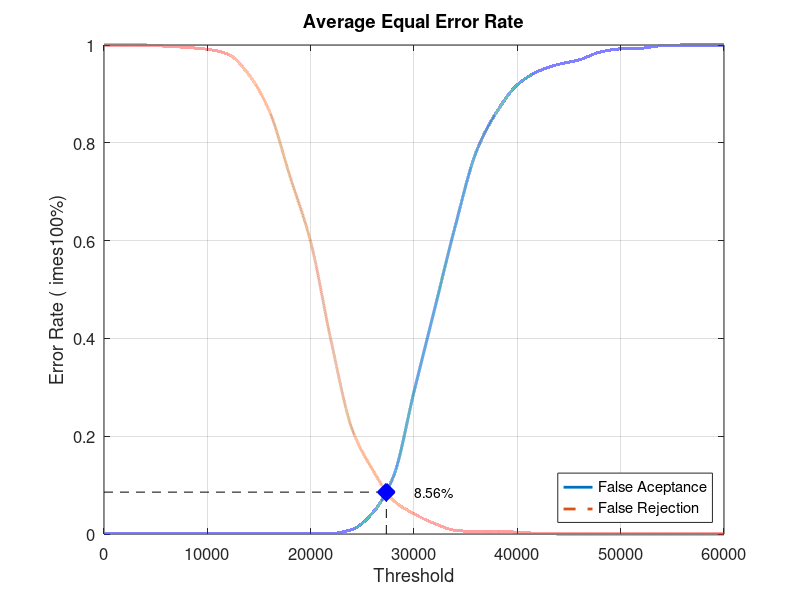
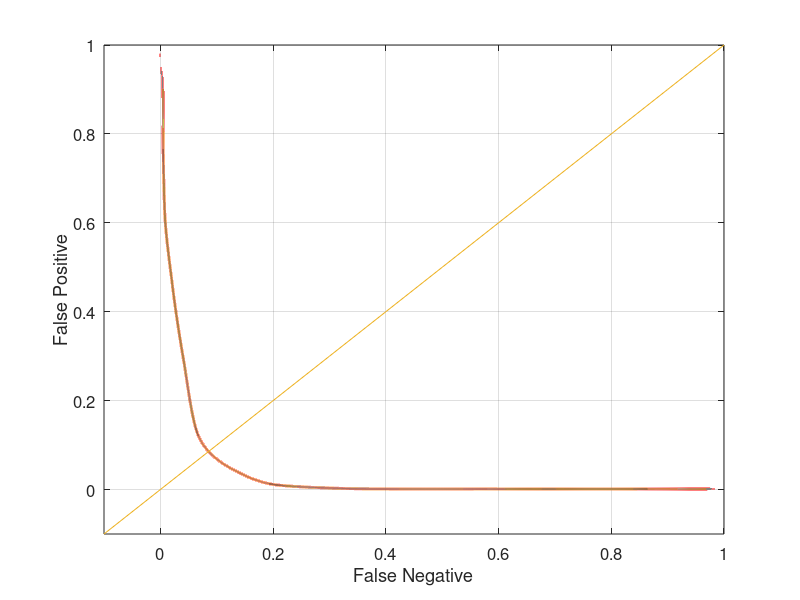

Here is the MATLAB script that generated these plots, in order:
close all;
clear;
clc;
x = 0:2000:60000;
xq = 0:0.5:60000;

y0 = [0 0.00131579 0.00131579 0.00131579 0.00131579 0.00131579 0.00131579 0.00131579 0.00131579 0.00131579 0.00131579 0.00131579 0.00921053 0.0434211 0.117105 0.290789 0.460526 0.630263 0.780263 0.863158 0.918421 0.946053 0.960526 0.969737 0.985526 0.992105 0.993421 0.998684 1 1 1]
yy0 = interp1(x, y0, xq, 'pchip');
y1 = [1 1 1 0.9975 0.995 0.99125 0.98125 0.94 0.865 0.73125 0.5975 0.3925 0.215 0.13125 0.06875 0.04125 0.02125 0.0075 0.005 0.005 0.00375 0.00125 0 0 0 0 0 0 0 0 0]
yy1 = interp1(x, y1, xq, 'pchip');

% Calculating EER: 
y2 = abs(y0 - y1);
find(y2 == min(y2))
yy2 = abs(yy0 - yy1);
xEER = find(yy2 == min(yy2));
xEERIndex = xq(xEER) % X-axis EER
yEER = yy0(xEER) % Y-axis EER

main = figure
plot(xq, yy0,'-','LineWidth', 2);	hold on
plot(xq, yy1,'--','LineWidth', 2);	hold on
plot([xEERIndex xEERIndex], [0 yEER], 'k--');	hold on
plot([0 xEERIndex], [yEER yEER], 'k--');	hold on
plot(xEERIndex, yEER, 'bx', 'LineWidth', 10);	hold on
text(xEERIndex + 10 * xEERIndex / 100, yEER, [num2str(round((10000 * yEER)) / 100) '%'])
legend('False Aceptance', 'False Rejection', 'Location', 'SouthEast')
xlabel('Threshold')
ylabel('Error Rate (	imes100%)')
title('Average Equal Error Rate')
set(gca, 'FontSize', 12)
axis([0 60000 0 1])
grid on

print(main, 'Experiment3AverageMain', '-dpng');
FNRxFPR = figure('Color', [1 1 1]);
plot(yy1, yy0, '-', yy1, yy0, 'LineWidth', 2);
hold on
y = -0.1:0.1:1
plot(y, y); 
set(gca, 'FontSize', 12)
xlabel('False Negative')
ylabel('False Positive')
axis([-0.1 1 -0.1 1])
set(gca, 'FontSize', 12)
grid on

print(FNRxFPR, 'Experiment3AverageFNRxFPR','-dpng');
